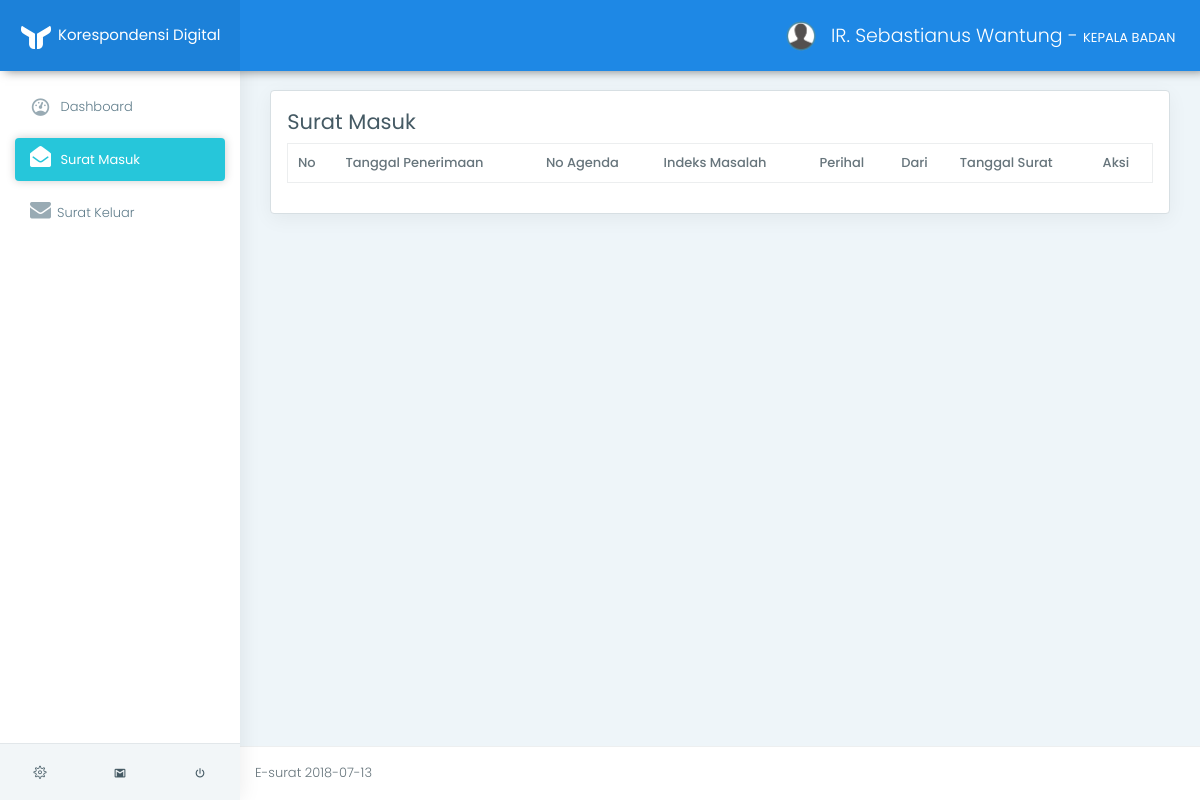
The app's page /app/index.php?page=view_surat_masuk_tu (signed in), older data.
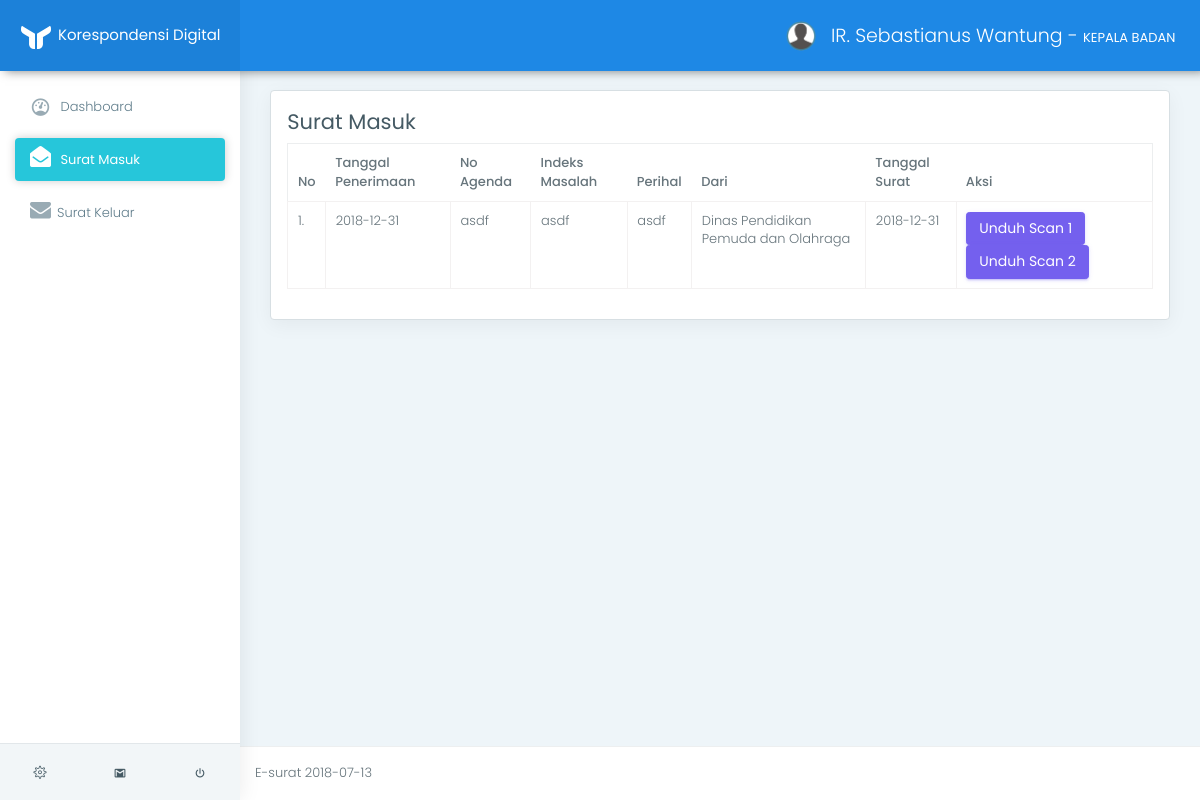
The same page, newer data.
### tables this page shows
CREATE TABLE `tb_surat_masuk` (
  `id_surat_masuk` varchar(11) NOT NULL,
  `id_user` varchar(11) NOT NULL,
  `no_surat` varchar(50) NOT NULL,
  `no_agenda` varchar(50) NOT NULL,
  `indeks_masalah` varchar(100) NOT NULL,
  `perihal` varchar(100) NOT NULL,
  `tanggal_surat` date NOT NULL,
  `tanggal_surat_penerimaan` date NOT NULL,
  `file_surat` varchar(100) DEFAULT NULL,
  `scan_surat` varchar(100) NOT NULL,
  `scan_surat2` varchar(100) NOT NULL,
  `status` int(11) NOT NULL DEFAULT '0',
  `instruksi` text
);

CREATE TABLE `tb_user` (
  `id_user` varchar(11) NOT NULL,
  `nip` varchar(50) NOT NULL,
  `nama` varchar(100) NOT NULL,
  `id_jabatan` int(11) NOT NULL,
  `gambar` varchar(100) NOT NULL
);

### app/helper/koneksi.php (called while the page is built, shortened)
<?php
class Koneksi {
	private $koneksi;
	function __construct(){
		$this->koneksi = new mysqli("localhost","root","","db_e_surat");
	}
	public function setQuery($sql){
		return $this->koneksi->query($sql);
	}
}
 ?>

### app/helper/crud.php (called while the page is built, shortened)
<?php
include_once 'koneksi.php';
class Crud {
	function __construct(){
		$this->koneksi = new Koneksi();
	}
	public function view($sql){
		$result = $this->koneksi->setQuery($sql);
		$data = [];
        while ($row = $result->fetch_assoc()) {
            $data[] = $row;
        }
        return $data;
	}
}
 ?>

### app/index.php (the view, shortened to what the changed rows need)
<!DOCTYPE html>
<html lang="en">
<head>
	<link href="../assets/css/box.css" rel="stylesheet">
	<link href="../assets/plugins/bootstrap/css/bootstrap.min.css" rel="stylesheet">
	<link href="../assets/plugins/c3-master/c3.min.css" rel="stylesheet">
	<link href="../assets/css/style.css" rel="stylesheet">
	<link href="../assets/css/colors/blue.css" id="theme" rel="stylesheet">
	<link rel="stylesheet" href="https://cdn.datatables.net/1.10.16/css/dataTables.bootstrap4.min.css">
	<link rel="stylesheet" href="https://cdn.datatables.net/buttons/1.5.1/css/buttons.dataTables.min.css">
	<link href="https://cdnjs.cloudflare.com/ajax/libs/select2/4.0.6-rc.0/css/select2.min.css" rel="stylesheet" />
</head>
<body class="fix-header fix-sidebar card-no-border">
	<div id="main-wrapper">
		<div class="page-wrapper">
			<div class="container-fluid"><br>
				<?php
				$page = isset( $_GET['page'])?$_GET['page']:"";
				if($page){
					if($page == "view_dashbord"){
						include "dashbord/view.php";
					}else if($page == "view_user"){
						include "m_pegawai/view.php";
					}else if($page == "add_user"){
						include "m_pegawai/add_form.php";
					}else if($page == "edit"){
						include "m_pegawai/edit_form.php";
					}else if($page == "delete"){
						include "m_pegawai/delete.php";
					}
					else if($page == "view_jenis_surat"){
						include "m_jenis_surat/view.php";
					}else if($page == "add_jenis_surat"){
						include "m_jenis_surat/add_form.php";
					}else if($page == "detail"){
						include "m_jenis_surat/detail.php";
					}else if($page == "edit_jenis_surat"){
						include "m_jenis_surat/edit_form.php";
					}else if($page == "delete_jenis_surat"){
						include "m_jenis_surat/delete.php";
					}
					else if($page == "view_format_surat"){
						include "m_format_surat/view.php";
					}else if($page == "add_format_surat"){
						include "m_format_surat/add_form.php";
					}else if($page == "edit_format_surat"){
						include "m_format_surat/edit_form.php";
					}else if($page == "delete_format_surat"){
						include "m_format_surat/delete.php";
					}
					else if($page == "view_dinas"){
						include "m_dinas/view.php";
					}else if($page == "add_dinas"){
						include "m_dinas/add_form.php";
					}else if($page == "edit_dinas"){
						include "m_dinas/edit_form.php";
					}else if($page == "delete_dinas"){
						include "m_dinas/delete.php";
					}
					else if($page == "view_surat_keluar"){
						include "surat_keluar/view.php";
					}else if($page == "add_surat_keluar"){
						include "surat_keluar/add_form.php";
					}else if($page == "acc_surat_keluar"){
						include "surat_keluar/acc_surat.php";
					}else if($page == "edit_surat_keluar"){
						include "surat_keluar/edit_form.php";
					}else if($page == "delete_surat_keluar"){
						include "surat_keluar/delete.php";
					}
					else if($page == "view_surat_masuk_tu"){
						include "surat_masuk_tu/view.php";
					}else if($page == "add_surat_masuk"){
						include "surat_masuk_tu/add_form.php";
					}else if($page == "edit_surat_masuk_tu"){
						include "surat_masuk_tu/edit_form.php";
					}else if($page == "delete_surat_masuk"){
						include "surat_masuk_tu/delete.php";
					}
				}else{
					include "dashbord/view.php";
				}
				?>
			</div>
		</div>
	</div>
</body>
</html>

### app/surat_masuk_tu/view.php (shortened to what the changed rows need)
<div class="row">
    <div class="col-lg-12">
        <div class="card">
            <div class="card-block">
                <table class="table table-stripped table-bordered" id="data_table">
                    <thead>
                        <tr>
                            <th>No</th>
                            <th>Tanggal Penerimaan</th>
                            <th>No Agenda</th>
                            <th>Indeks Masalah</th>
                            <th>Perihal</th>
                            <th>Dari</th>
                            <th>Tanggal Surat</th>
                            <th>Aksi</th>
                        </tr>
                    </thead>
                    <tbody>
                        <?php
                            $crud   = new Crud();
                            $sql = "SELECT * FROM tb_surat_masuk
                                    INNER JOIN tb_user ON tb_surat_masuk.id_user = tb_user.id_user
                                    INNER JOIN tb_detail_surat_masuk ON tb_detail_surat_masuk.id_surat_masuk = tb_surat_masuk.id_surat_masuk
                                    WHERE status = '0'";
                            $sql .= "GROUP by tb_surat_masuk.id_surat_masuk";
                            $result = $crud->view($sql);
                            $no = 1;
                            foreach ($result as $value):
                        ?>
                        <tr>
                            <td><?= $no++."." ?></td>
                            <td><?= $value['tanggal_surat_penerimaan'] ?></td>
                            <td><?= $value['no_agenda'] ?></td>
                            <td><?= $value['indeks_masalah'] ?></td>
                            <td><?= $value['perihal'] ?></td>
                            <td><?= $value['nama'] ?></td>
                            <td><?= $value['tanggal_surat'] ?></td>
                            <td>
                                <a href="../file/surat_masuk/<?= $value['scan_surat'] ?>" class="btn btn-primary">Unduh Scan 1</a>
                                <?php if(!empty($value['scan_surat2'])):?>
                                <a href="../file/surat_masuk/<?= $value['scan_surat2'] ?>" class="btn btn-primary">Unduh Scan 2</a>
                                <?php endif ?>
                            </td>
                        </tr>
                        <?php endforeach ?>
                    </tbody>
                </table>
            </div>
        </div>
    </div>
</div>

Row changes from the older to the newer data that the page shows:
now on this page (row edited): tb_surat_masuk: tanggal_surat_penerimaan "2018-12-31", no_agenda "asdf", indeks_masalah "asdf", perihal "asdf", id_user.nama "Dinas Pendidikan Pemuda dan Olahraga", tanggal_surat "2018-12-31"
